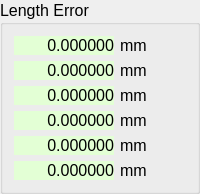
           <widget class="QGroupBox" name="groupBox_11">
            <property name="font">
             <font>
              <pointsize>12</pointsize>
             </font>
            </property>
            <property name="title">
             <string>Length Error</string>
            </property>
            <layout class="QVBoxLayout" name="verticalLayout_28">
             <item>
              <layout class="QVBoxLayout" name="verticalLayout_34">
               <item>
                <layout class="QHBoxLayout" name="horizontalLayout_43">
                 <item>
                  <widget class="QLabel" name="label_132">
                   <property name="minimumSize">
                    <size>
                     <width>100</width>
                     <height>0</height>
                    </size>
                   </property>
                   <property name="font">
                    <font>
                     <pointsize>12</pointsize>
                    </font>
                   </property>
                   <property name="styleSheet">
                    <string notr="true">background-color: rgb(227, 255, 213);</string>
                   </property>
                   <property name="text">
                    <string>0.000000</string>
                   </property>
                   <property name="alignment">
                    <set>Qt::AlignRight|Qt::AlignTrailing|Qt::AlignVCenter</set>
                   </property>
                  </widget>
                 </item>
                 <item>
                  <widget class="QLabel" name="label_121">
                   <property name="font">
                    <font>
                     <pointsize>12</pointsize>
                    </font>
                   </property>
                   <property name="text">
                    <string>mm</string>
                   </property>
                  </widget>
                 </item>
                </layout>
               </item>
               <item>
                <layout class="QHBoxLayout" name="horizontalLayout_44">
                 <item>
                  <widget class="QLabel" name="label_131">
                   <property name="minimumSize">
                    <size>
                     <width>100</width>
                     <height>0</height>
                    </size>
                   </property>
                   <property name="font">
                    <font>
                     <pointsize>12</pointsize>
                    </font>
                   </property>
                   <property name="styleSheet">
                    <string notr="true">background-color: rgb(227, 255, 213);</string>
                   </property>
                   <property name="text">
                    <string>0.000000</string>
                   </property>
                   <property name="alignment">
                    <set>Qt::AlignRight|Qt::AlignTrailing|Qt::AlignVCenter</set>
                   </property>
                  </widget>
                 </item>
                 <item>
                  <widget class="QLabel" name="label_122">
                   <property name="font">
                    <font>
                     <pointsize>12</pointsize>
                    </font>
                   </property>
                   <property name="text">
                    <string>mm</string>
                   </property>
                  </widget>
                 </item>
                </layout>
               </item>
               <item>
                <layout class="QHBoxLayout" name="horizontalLayout_45">
                 <item>
                  <widget class="QLabel" name="label_130">
                   <property name="minimumSize">
                    <size>
                     <width>100</width>
                     <height>0</height>
                    </size>
                   </property>
                   <property name="font">
                    <font>
                     <pointsize>12</pointsize>
                    </font>
                   </property>
                   <property name="styleSheet">
                    <string notr="true">background-color: rgb(227, 255, 213);</string>
                   </property>
                   <property name="text">
                    <string>0.000000</string>
                   </property>
                   <property name="alignment">
                    <set>Qt::AlignRight|Qt::AlignTrailing|Qt::AlignVCenter</set>
                   </property>
                  </widget>
                 </item>
                 <item>
                  <widget class="QLabel" name="label_123">
                   <property name="font">
                    <font>
                     <pointsize>12</pointsize>
                    </font>
                   </property>
                   <property name="text">
                    <string>mm</string>
                   </property>
                  </widget>
                 </item>
                </layout>
               </item>
               <item>
                <layout class="QHBoxLayout" name="horizontalLayout_46">
                 <item>
                  <widget class="QLabel" name="label_129">
                   <property name="minimumSize">
                    <size>
                     <width>100</width>
                     <height>0</height>
                    </size>
                   </property>
                   <property name="font">
                    <font>
                     <pointsize>12</pointsize>
                    </font>
                   </property>
                   <property name="styleSheet">
                    <string notr="true">background-color: rgb(227, 255, 213);</string>
                   </property>
                   <property name="text">
                    <string>0.000000</string>
                   </property>
                   <property name="alignment">
                    <set>Qt::AlignRight|Qt::AlignTrailing|Qt::AlignVCenter</set>
                   </property>
                  </widget>
                 </item>
                 <item>
                  <widget class="QLabel" name="label_124">
                   <property name="font">
                    <font>
                     <pointsize>12</pointsize>
                    </font>
                   </property>
                   <property name="text">
                    <string>mm</string>
                   </property>
                  </widget>
                 </item>
                </layout>
               </item>
               <item>
                <layout class="QHBoxLayout" name="horizontalLayout_47">
                 <item>
                  <widget class="QLabel" name="label_128">
                   <property name="minimumSize">
                    <size>
                     <width>100</width>
                     <height>0</height>
                    </size>
                   </property>
                   <property name="font">
                    <font>
                     <pointsize>12</pointsize>
                    </font>
                   </property>
                   <property name="styleSheet">
                    <string notr="true">background-color: rgb(227, 255, 213);</string>
                   </property>
                   <property name="text">
                    <string>0.000000</string>
                   </property>
                   <property name="alignment">
                    <set>Qt::AlignRight|Qt::AlignTrailing|Qt::AlignVCenter</set>
                   </property>
                  </widget>
                 </item>
                 <item>
                  <widget class="QLabel" name="label_125">
                   <property name="font">
                    <font>
                     <pointsize>12</pointsize>
                    </font>
                   </property>
                   <property name="text">
                    <string>mm</string>
                   </property>
                  </widget>
                 </item>
                </layout>
               </item>
               <item>
                <layout class="QHBoxLayout" name="horizontalLayout_48">
                 <item>
                  <widget class="QLabel" name="label_127">
                   <property name="minimumSize">
                    <size>
                     <width>100</width>
                     <height>0</height>
                    </size>
                   </property>
                   <property name="font">
                    <font>
                     <pointsize>12</pointsize>
                    </font>
                   </property>
                   <property name="styleSheet">
                    <string notr="true">background-color: rgb(227, 255, 213);</string>
                   </property>
                   <property name="text">
                    <string>0.000000</string>
                   </property>
                   <property name="alignment">
                    <set>Qt::AlignRight|Qt::AlignTrailing|Qt::AlignVCenter</set>
                   </property>
                  </widget>
                 </item>
                 <item>
                  <widget class="QLabel" name="label_126">
                   <property name="font">
                    <font>
                     <pointsize>12</pointsize>
                    </font>
                   </property>
                   <property name="text">
                    <string>mm</string>
                   </property>
                  </widget>
                 </item>
                </layout>
               </item>
              </layout>
             </item>
            </layout>
           </widget>
